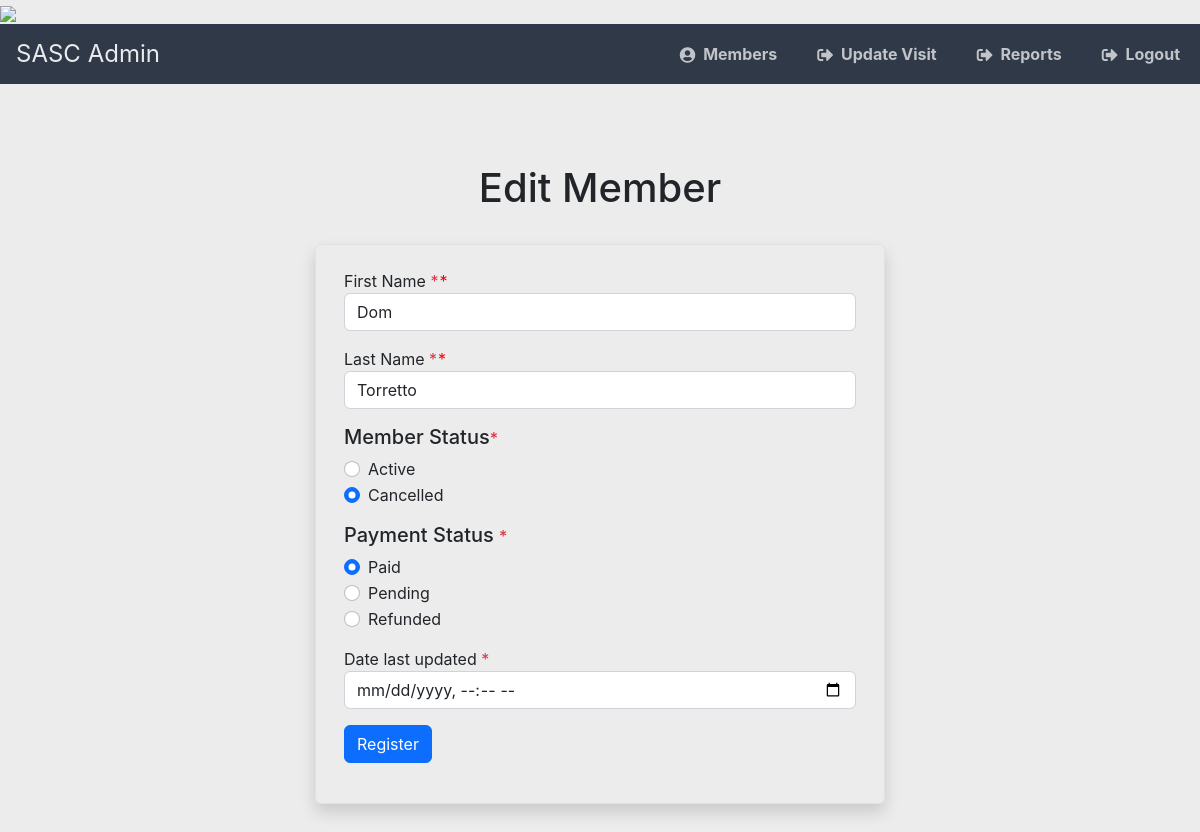
/editmember.php?mem_pass_number=3, run on the app's committed database.
### tables this page shows
CREATE TABLE `app_members` (
  `mem_pass_number` varchar(50) NOT NULL,
  `mem_first_name` varchar(50) NOT NULL,
  `mem_last_name` varchar(50) NOT NULL,
  `mem_status` enum('Cancelled','Active') NOT NULL,
  `mem_payment_status` enum('Paid','Pending','Refunded') NOT NULL,
  `mem_bar_code` varchar(50) NOT NULL,
  `mem_last_updated` timestamp NOT NULL
);

### html/includes/functions.php (called while the page is built, shortened)
<?php
function connectToDB()
{
    $db = config('db');
    $servername = $db['servername'];
    $username = $db['username'];
    $password = $db['password'];
    $dbName = $db['dbName'];
    try {
        $conn = new PDO("mysql:host=$servername;dbname=$dbName", $username, $password);
        $conn->setAttribute(PDO::ATTR_ERRMODE, PDO::ERRMODE_EXCEPTION);
        return $conn;
    } catch (PDOException $e) {
        echo 'Connection Failed: ' . $e->getMessage();
    }
}
function getMember($id)
{
    $conn = connectToDB();
    if ($conn) {
        $data = $conn->query("SELECT * FROM app_members WHERE mem_pass_number = $id")->fetchAll();
    }
    return $data;
}

### html/editmember.php (the view, shortened to what this page needs)
<?php
include_once('includes/functions.php');
$id = $_GET['mem_pass_number'];
$member = getMember($id)[0];
$errors = [];
function isInvalid(string $field)
{
    global $errors;
    return (in_array($field, $errors)) ? 'is-invalid' : null;
}
?>
<!doctype html>
<html lang="en">
<head>
    <link href="https://cdn.jsdelivr.net/npm/bootstrap@5.2.3/dist/css/bootstrap.min.css" rel="stylesheet">
    <link rel="stylesheet" href="https://use.fontawesome.com/releases/v5.7.1/css/all.css">
    <link href="./css/styles.css" rel="stylesheet" />
</head>
<body>
    <?php include 'includes/header.php'; ?>
    <div class="min-vh-100 d-flex align-items-center">
        <div class="container">
            <div class="row">
                <div class="col-12 text-center mb-4">
                    <h1>Edit Member <?php ?></h1>
                </div>
            </div>
            <div class="row d-flex justify-content-center">
                <div class="col-10 col-sm-8 col-md-6 rounded shadow border">
                    <form method="post" action="<?php htmlspecialchars($_SERVER['PHP_SELF']); ?>" class="py-4 px-3 needs-validation" novalidate>
                        <div class="mb-3 has-validation">
                            <label for="mem_first_name">First Name <nobr class="text-danger">*</nobr></label>
                            <input type="text" id="mem_first_name" name="mem_first_name" placeholder="John" class="form-control <?php echo isInvalid('mem_first_name'); ?>" value="<?php echo $member['mem_first_name'] ?>" required />
                        </div>
                        <div class="mb-3 has-validation">
                            <label for="mem_last_name">Last Name <nobr class="text-danger">*</nobr></label>
                            <input type="text" id="mem_last_name" name="mem_last_name" placeholder="Wick" class="form-control <?php echo isInvalid('mem_last_name'); ?>" value="<?php echo $member['mem_last_name'] ?>" required />
                        </div>
                        <h5>Member Status<nobr class="text-danger">*</nobr>
                        </h5>
                        <div class="mb-3 has-validation">
                            <div class="form-check">
                                <input class="form-check-input <?php echo isInvalid('mem_status'); ?>" type="radio" name="mem_status" id="mem_status-active" value="Active" <?php echo ($member['mem_status'] === 'Active') ? 'checked' : null ?> required />
                                <label class="form-check-label" for="program1">Active</label>
                            </div>
                            <div class="form-check">
                                <input class="form-check-input <?php echo isInvalid('mem_status'); ?>" type="radio" name="mem_status" id="mem_status-cancelled" value="Cancelled" <?php echo ($member['mem_status'] === 'Cancelled') ? 'checked' : null ?> required />
                                <label class="form-check-label" for="program2">Cancelled</label>
                            </div>
                        </div>
                        <h5>Payment Status <nobr class="text-danger">*</nobr>
                        </h5>
                        <div class="mb-3 has-validation">
                            <div class="form-check">
                                <input class="form-check-input <?php echo isInvalid('mem_payment_status'); ?>" type="radio" name="mem_payment_status" id="payment-paid" value="paid" <?php echo ($member['mem_payment_status'] === 'Paid') ? 'checked' : null ?> required  />
                                <label class="form-check-label" for="mem_payment_status-paid">Paid</label>
                            </div>
                            <div class="form-check">
                                <input class="form-check-input <?php echo isInvalid('mem_payment_status'); ?>" type="radio" name="mem_payment_status" id="payment-pending" value="pending" <?php echo ($member['mem_payment_status'] === 'Pending') ? 'checked' : null ?> required />
                                <label class="form-check-label" for="mem_payment_status-pending">Pending</label>
                            </div>
                            <div class="form-check">
                                <input class="form-check-input <?php echo isInvalid('mem_payment_status'); ?>" type="radio" name="mem_payment_status" id="payment-refunded" value="refunded" <?php echo ($member['mem_payment_status'] === 'Refunded') ? 'checked' : null ?> required />
                                <label class="form-check-label" for="mem_payment_status-refunded">Refunded</label>
                            </div>
                        </div>
                        <div class="mb-3">
                            <label for="mem_last_updated">Date last updated <nobr class="text-danger">*</nobr></label>
                            <input type="datetime-local" id="mem_last_updated" name="mem_last_updated" class="form-control" value="" />
                        </div>
                        <div class="mb-3">
                            <input type="submit" class="btn btn-primary" value="Register" />
                        </div>
                    </form>
                </div>
            </div>
        </div>
    </div>
</body>
</html>

### html/css/styles.css (style rules this page uses)
.has-validation > label:after, .has-validation .form-check-title:after { content: "*"; color: red; margin-left: 1px }
* { box-sizing: border-box; font-family: -apple-system, BlinkMacSystemFont, "segoe ui", roboto, oxygen, ubuntu, cantarell, "fira sans", "droid sans", "helvetica neue", Arial, sans-serif; font-size: 16px; -webkit-font-smoothing: antialiased; -moz-osx-font-smoothing: grayscale; }
body { background-color: #ececec; }

### data on the page
app_members: mem_first_name "Dom", mem_last_name "Torretto", mem_status "☑", mem_payment_status "☑"
